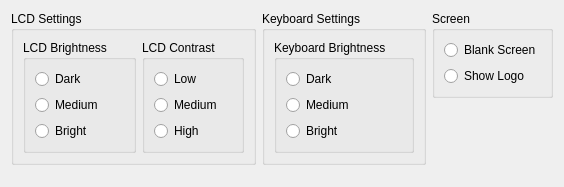
<ui version="4.0" >
 <author>Lawrence Lee</author>
 <class>LogitechWidget</class>
 <widget class="QWidget" name="LogitechWidget" >
  <property name="geometry" >
   <rect>
    <x>0</x>
    <y>0</y>
    <width>563</width>
    <height>187</height>
   </rect>
  </property>
  <property name="windowTitle" >
   <string>LogitechWidget</string>
  </property>
  <property name="windowIcon" >
   <iconset>
    <normaloff/>
   </iconset>
  </property>
  <layout class="QVBoxLayout" >
   <item>
    <layout class="QGridLayout" >
     <item rowspan="2" row="0" column="0" >
      <widget class="QGroupBox" name="LCDSettings" >
       <property name="title" >
        <string>LCD Settings</string>
       </property>
       <layout class="QGridLayout" >
        <item row="0" column="0" >
         <widget class="QGroupBox" name="LCDBrightness" >
          <property name="title" >
           <string>LCD Brightness</string>
          </property>
          <layout class="QGridLayout" >
           <item row="0" column="0" >
            <widget class="QRadioButton" name="kcfg_LCDBrightnessDark" >
             <property name="text" >
              <string>Dark</string>
             </property>
            </widget>
           </item>
           <item row="1" column="0" >
            <widget class="QRadioButton" name="kcfg_LCDBrightnessMedium" >
             <property name="text" >
              <string>Medium</string>
             </property>
            </widget>
           </item>
           <item row="2" column="0" >
            <widget class="QRadioButton" name="kcfg_LCDBrightnessBright" >
             <property name="text" >
              <string>Bright</string>
             </property>
            </widget>
           </item>
          </layout>
         </widget>
        </item>
        <item row="0" column="1" >
         <widget class="QGroupBox" name="LCDContrast" >
          <property name="title" >
           <string>LCD Contrast</string>
          </property>
          <layout class="QGridLayout" >
           <item row="0" column="0" >
            <widget class="QRadioButton" name="kcfg_LCDContrastLow" >
             <property name="text" >
              <string>Low</string>
             </property>
            </widget>
           </item>
           <item row="1" column="0" >
            <widget class="QRadioButton" name="kcfg_LCDContrastMedium" >
             <property name="text" >
              <string>Medium</string>
             </property>
            </widget>
           </item>
           <item row="2" column="0" >
            <widget class="QRadioButton" name="kcfg_LCDContrastHigh" >
             <property name="text" >
              <string>High</string>
             </property>
            </widget>
           </item>
          </layout>
         </widget>
        </item>
       </layout>
      </widget>
     </item>
     <item rowspan="2" row="0" column="1" >
      <widget class="QGroupBox" name="KeyboardSettings" >
       <property name="title" >
        <string>Keyboard Settings</string>
       </property>
       <layout class="QGridLayout" >
        <item row="0" column="0" >
         <widget class="QGroupBox" name="KeyboardBrightness" >
          <property name="title" >
           <string>Keyboard Brightness</string>
          </property>
          <layout class="QGridLayout" >
           <item row="0" column="0" >
            <widget class="QRadioButton" name="kcfg_KeyboardBrightnessDark" >
             <property name="text" >
              <string>Dark</string>
             </property>
            </widget>
           </item>
           <item row="1" column="0" >
            <widget class="QRadioButton" name="kcfg_KeyboardBrightnessMedium" >
             <property name="text" >
              <string>Medium</string>
             </property>
            </widget>
           </item>
           <item row="2" column="0" >
            <widget class="QRadioButton" name="kcfg_KeyboardBrightnessBright" >
             <property name="text" >
              <string>Bright</string>
             </property>
            </widget>
           </item>
          </layout>
         </widget>
        </item>
       </layout>
      </widget>
     </item>
     <item row="0" column="2" >
      <widget class="QGroupBox" name="groupBox" >
       <property name="title" >
        <string>Screen</string>
       </property>
       <layout class="QGridLayout" >
        <item row="0" column="0" >
         <widget class="QRadioButton" name="kcfg_BlankScreen" >
          <property name="text" >
           <string>Blank Screen</string>
          </property>
         </widget>
        </item>
        <item row="1" column="0" >
         <widget class="QRadioButton" name="kcfg_ShowLogo" >
          <property name="text" >
           <string>Show Logo</string>
          </property>
         </widget>
        </item>
       </layout>
      </widget>
     </item>
     <item row="1" column="2" >
      <spacer>
       <property name="orientation" >
        <enum>Qt::Vertical</enum>
       </property>
       <property name="sizeHint" stdset="0" >
        <size>
         <width>20</width>
         <height>41</height>
        </size>
       </property>
      </spacer>
     </item>
    </layout>
   </item>
   <item>
    <spacer>
     <property name="orientation" >
      <enum>Qt::Vertical</enum>
     </property>
     <property name="sizeHint" stdset="0" >
      <size>
       <width>20</width>
       <height>40</height>
      </size>
     </property>
    </spacer>
   </item>
  </layout>
 </widget>
 <resources>
  <include location="logitechapplet.qrc" />
 </resources>
 <connections/>
 <designerdata>
  <property name="gridDeltaX" >
   <number>10</number>
  </property>
  <property name="gridDeltaY" >
   <number>10</number>
  </property>
  <property name="gridSnapX" >
   <bool>true</bool>
  </property>
  <property name="gridSnapY" >
   <bool>true</bool>
  </property>
  <property name="gridVisible" >
   <bool>true</bool>
  </property>
 </designerdata>
</ui>
